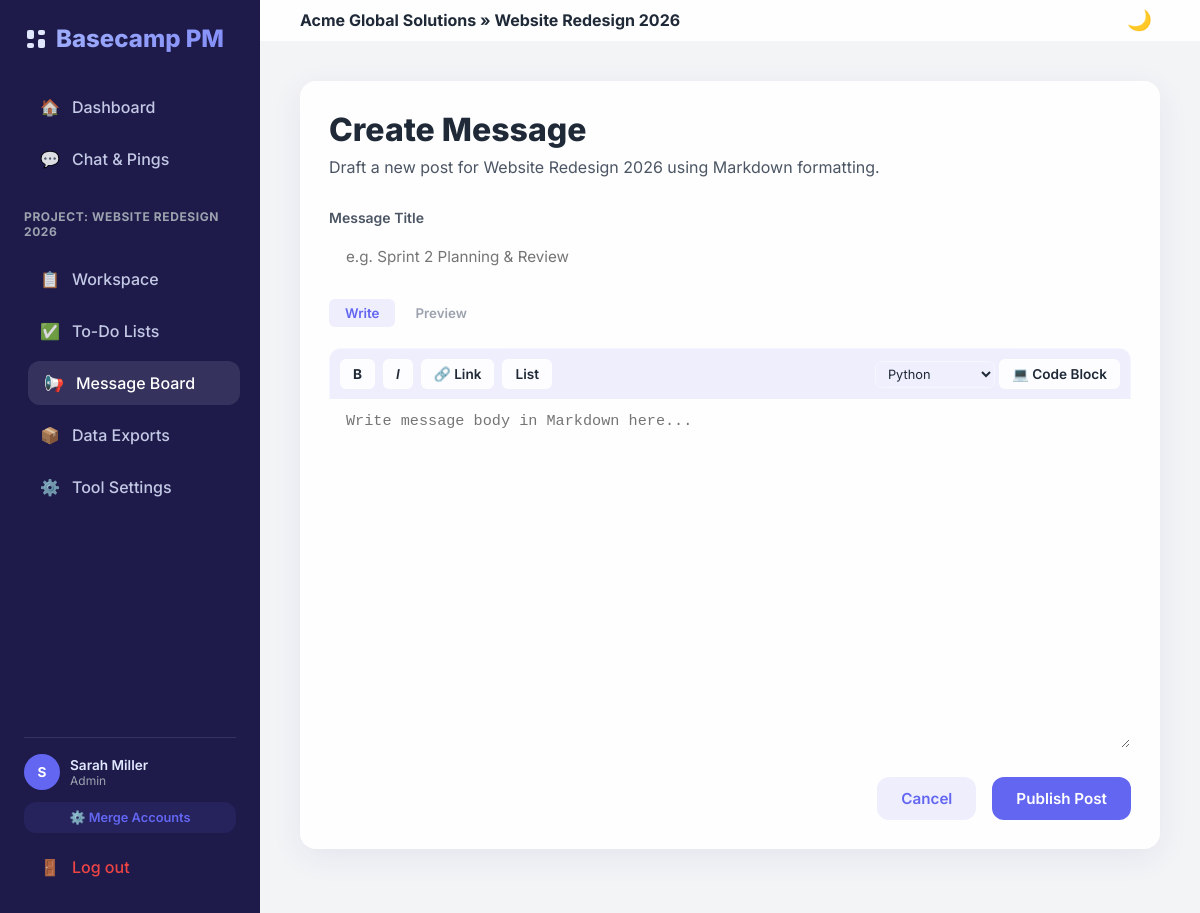
The app's page /projects/1/message-board/create/ (signed in) with its own data.
### projects/models.py (models this page shows, shortened)
class Project(models.Model):
    name = models.CharField(max_length=255)
    description = models.TextField(blank=True)
    company = models.ForeignKey('accounts.Company', on_delete=models.CASCADE, related_name='projects')
    created_by = models.ForeignKey('accounts.User', on_delete=models.SET_NULL, null=True, related_name='created_projects')
    members = models.ManyToManyField('accounts.User', related_name='projects', blank=True)
    created_at = models.DateTimeField(auto_now_add=True)

### accounts/models.py (models this page shows, shortened)
class User(AbstractUser):
    ROLE_ADMIN = 'admin'
    ROLE_MEMBER = 'member'
    ROLE_CLIENT = 'client'
    ROLE_COLLABORATOR = 'collaborator'
    ROLE_CHOICES = [
        (ROLE_ADMIN, 'Admin'),
        (ROLE_MEMBER, 'Organization Member'),
        (ROLE_CLIENT, 'Client'),
        (ROLE_COLLABORATOR, 'Outside Collaborator'),
    ]
    email = models.EmailField(unique=True)
    role = models.CharField(max_length=20, choices=ROLE_CHOICES, default=ROLE_MEMBER)
    is_merged = models.BooleanField(default=False)
    merged_into = models.ForeignKey('self', on_delete=models.SET_NULL, null=True, blank=True, related_name='merged_accounts')
    USERNAME_FIELD = 'email'
    REQUIRED_FIELDS = ['username']

class Company(models.Model):
    name = models.CharField(max_length=255)
    slug = models.SlugField(max_length=255, unique=True)
    created_at = models.DateTimeField(auto_now_add=True)

### communication/views.py (the view, shortened to what this page needs)
# urls.py: path('projects/<int:project_id>/message-board/create/', views.create_post_view, name='create_post'),
@login_required
def create_post_view(request, project_id):
    project = get_object_or_404(Project, id=project_id)
    return render(request, 'communication/create_post.html', {
        'project': project
    })

### templates/communication/create_post.html (shortened to what this page needs)
{% extends 'base.html' %}
{% block content %}
<div style="max-width: 900px; margin: 0 auto;">
    <div class="glass-card">
        <h1 class="page-title">Create Message</h1>
        <p class="page-subtitle">Draft a new post for {{ project.name }} using Markdown formatting.</p>
        <form method="POST">
            <div class="form-group">
                <label for="title">Message Title</label>
                <input type="text" id="title" name="title" class="form-control" placeholder="e.g. Sprint 2 Planning & Review" required>
            </div>
            <div class="editor-tabs">
                <button type="button" class="tab-btn active" id="writeTab">Write</button>
                <button type="button" class="tab-btn" id="previewTab">Preview</button>
            </div>
            <div id="writePanel">
                <div class="editor-toolbar">
                    <button type="button" class="toolbar-btn" onclick="insertFormat('**', '**')"><strong>B</strong></button>
                    <button type="button" class="toolbar-btn" onclick="insertFormat('*', '*')"><em>I</em></button>
                    <button type="button" class="toolbar-btn" onclick="insertFormat('[Link Title](', ')')">🔗 Link</button>
                    <button type="button" class="toolbar-btn" onclick="insertFormat('- ', '')">List</button>
                    <div style="display: inline-flex; align-items: center; gap: 4px; margin-left: auto;">
                        <select id="codeLanguage" class="form-control" style="padding: 4px 8px; font-size: 0.8rem; width: 120px; border-radius: 6px; margin-bottom: 0;">
                            <option value="python">Python</option>
                        </select>
                        <button type="button" class="toolbar-btn" onclick="insertCodeBlock()">💻 Code Block</button>
                    </div>
                </div>
                <textarea id="content" name="content" class="form-control editor-textarea" placeholder="Write message body in Markdown here..." required></textarea>
            </div>
            <div style="display: flex; gap: 16px; justify-content: flex-end; margin-top: 24px;">
                <a href="{% url 'message_board' project.id %}" class="btn btn-secondary">Cancel</a>
                <button type="submit" class="btn btn-primary">Publish Post</button>
            </div>
        </form>
    </div>
</div>
{% endblock %}

### templates/base.html (shortened to what this page needs)
{% load static %}
<!DOCTYPE html>
<html lang="en">
<head>
    <link rel="stylesheet" href="https://cdnjs.cloudflare.com/ajax/libs/highlight.js/11.8.0/styles/github-dark.min.css">
    <link rel="stylesheet" href="{% static 'css/style.css' %}">
</head>
<body>
    <div class="app-container">
        {% if user.is_authenticated %}
        <aside class="sidebar">
            <div class="sidebar-brand">
                <span>Basecamp PM</span>
            </div>
            <nav class="sidebar-nav">
                <a href="{% url 'dashboard' %}" class="nav-item {% if request.resolver_match.url_name == 'dashboard' %}active{% endif %}">
                    <span>🏠</span> Dashboard
                </a>
                <a href="{% url 'chat_hub' %}" class="nav-item {% if 'chat' in request.path %}active{% endif %}">
                    <span>💬</span> Chat & Pings
                </a>
                {% if project %}
                <div style="margin: 20px 0 10px 0; font-size: 0.75rem; text-transform: uppercase; letter-spacing: 0.05em; color: var(--text-muted); font-weight: 700;">
                    Project: {{ project.name }}
                </div>
                <a href="{% url 'project_detail' project.id %}" class="nav-item {% if request.resolver_match.url_name == 'project_detail' %}active{% endif %}">
                    <span>📋</span> Workspace
                </a>
                {% if 'todo' in enabled_keys or not enabled_keys %}
                <a href="{% url 'todo_lists' project.id %}" class="nav-item {% if 'todo' in request.path %}active{% endif %}">
                    <span>✅</span> {{ tool_names.todo|default:"To-Do Lists" }}
                </a>
                {% endif %}
                {% if 'message_board' in enabled_keys or not enabled_keys %}
                <a href="{% url 'message_board' project.id %}" class="nav-item {% if 'message-board' in request.path %}active{% endif %}">
                    <span>📢</span> {{ tool_names.message_board|default:"Message Board" }}
                </a>
                {% endif %}
                {% if 'integrations' in enabled_keys or not enabled_keys %}
                <a href="{% url 'export_list' project.id %}" class="nav-item {% if 'exports' in request.path %}active{% endif %}">
                    <span>📦</span> Data Exports
                </a>
                {% endif %}
                {% if user.role == 'admin' or project.created_by == user %}
                <a href="{% url 'configure_tools' project.id %}" class="nav-item {% if 'configure' in request.path %}active{% endif %}">
                    <span>⚙️</span> Tool Settings
                </a>
                {% endif %}
                {% endif %}
            </nav>
            <div class="sidebar-footer">
                <div class="user-badge">
                    <div class="user-avatar">
                        {{ user.first_name|slice:":1"|upper }}
                    </div>
                    <div>
                        <div style="font-weight: 600;">{{ user.first_name }} {{ user.last_name }}</div>
                        <div style="color: var(--text-muted); font-size: 0.75rem;">{{ user.get_role_display }}</div>
                    </div>
                </div>
                {% if user.role == 'admin' %}
                <a href="{% url 'merge_users' %}" class="btn btn-secondary" style="padding: 8px 12px; font-size: 0.8rem; width: 100%;">
                    ⚙️ Merge Accounts
                </a>
                {% endif %}
                <a href="{% url 'logout' %}" class="nav-item" style="color: var(--danger); opacity: 1;">
                    <span>🚪</span> Log out
                </a>
            </div>
        </aside>
        {% endif %}
        <div class="main-wrapper">
            {% if user.is_authenticated %}
            <header class="top-navbar">
                <div>
                    <h4 style="font-weight: 700;">
                        {% if project %}
                            {{ project.company.name }} &raquo; {{ project.name }}
                        {% else %}
                            Workspace Dashboard
                        {% endif %}
                    </h4>
                </div>
                <div class="navbar-actions">
                    <button class="theme-toggle-btn" id="themeToggle" title="Toggle theme">
                    </button>
                </div>
            </header>
            {% endif %}
            <main class="content-body">
                {% block content %}{% endblock %}
            </main>
        </div>
    </div>
</body>
</html>

### static/css/style.css (style rules this page uses)
:root { --bg-color: #f3f4f6; --card-bg: rgba(255, 255, 255, 0.85); --card-border: rgba(255, 255, 255, 0.4); --text-primary: #1f2937; --text-secondary: #4b5563; --text-muted: #9ca3af; --accent: #6366f1; --accent-hover: #4f46e5; --accent-light: rgba(99, 102, 241, 0.1); --danger: #ef4444; --danger-hover: #dc2626; --success: #10b981; --warning: #f59e0b; --sidebar-bg: #1e1b4b; --sidebar-text: #e0e7ff; --shadow: 0 8px 32px 0 rgba(31, 38, 135, 0.07); --border-radius: 16px; --transition: all 0.3s cubic-bezier(0.4, 0, 0.2, 1); }
* { margin: 0; padding: 0; box-sizing: border-box; font-family: 'Inter', system-ui, -apple-system, sans-serif; }
body { background-color: var(--bg-color); color: var(--text-primary); min-height: 100vh; display: flex; overflow-x: hidden; transition: background-color 0.3s ease; }
.app-container { display: flex; width: 100vw; min-height: 100vh; }
.sidebar { width: 260px; background-color: var(--sidebar-bg); color: var(--sidebar-text); display: flex; flex-direction: column; padding: 24px; flex-shrink: 0; z-index: 100; transition: var(--transition); }
.sidebar-brand { font-size: 1.5rem; font-weight: 800; margin-bottom: 32px; display: flex; align-items: center; gap: 8px; background: linear-gradient(135deg, #a5b4fc 0%, #818cf8 100%); -webkit-background-clip: text; -webkit-text-fill-color: transparent; }
.sidebar-nav { display: flex; flex-direction: column; gap: 8px; flex-grow: 1; }
.nav-item { display: flex; align-items: center; gap: 12px; padding: 12px 16px; color: var(--sidebar-text); text-decoration: none; font-weight: 500; border-radius: 12px; opacity: 0.85; transition: var(--transition); }
.nav-item:hover, .nav-item.active { background-color: rgba(255, 255, 255, 0.1); opacity: 1; color: #fff; transform: translateX(4px); }
.sidebar-footer { padding-top: 16px; border-top: 1px solid rgba(255, 255, 255, 0.1); display: flex; flex-direction: column; gap: 12px; }
.user-badge { display: flex; align-items: center; gap: 10px; font-size: 0.85rem; }
.user-avatar { width: 36px; height: 36px; border-radius: 50%; background-color: var(--accent); color: #fff; display: flex; align-items: center; justify-content: center; font-weight: 700; }
.main-wrapper { flex-grow: 1; display: flex; flex-direction: column; height: 100vh; overflow-y: auto; }
.top-navbar { height: 70px; background-color: var(--card-bg); backdrop-filter: blur(12px); -webkit-backdrop-filter: blur(12px); border-bottom: 1px solid var(--card-border); display: flex; align-items: center; justify-content: space-between; padding: 0 40px; position: sticky; top: 0; z-index: 50; transition: var(--transition); }
.navbar-actions { display: flex; align-items: center; gap: 20px; }
.content-body { padding: 40px; flex-grow: 1; max-width: 1400px; width: 100%; margin: 0 auto; }
.glass-card { background-color: var(--card-bg); backdrop-filter: blur(16px); -webkit-backdrop-filter: blur(16px); border: 1px solid var(--card-border); border-radius: var(--border-radius); padding: 28px; box-shadow: var(--shadow); transition: var(--transition); margin-bottom: 24px; }
.btn { display: inline-flex; align-items: center; justify-content: center; gap: 8px; padding: 12px 24px; border-radius: 12px; font-weight: 600; text-decoration: none; border: none; cursor: pointer; transition: var(--transition); font-size: 0.95rem; }
.btn-primary { background-color: var(--accent); color: white; }
.btn-secondary { background-color: var(--accent-light); color: var(--accent); }
.form-group { margin-bottom: 20px; }
.form-group label { display: block; font-size: 0.875rem; font-weight: 600; margin-bottom: 8px; color: var(--text-secondary); }
.form-control { width: 100%; padding: 12px 16px; border-radius: 12px; border: 1px solid var(--card-border); background-color: rgba(255, 255, 255, 0.05); color: var(--text-primary); outline: none; font-size: 0.95rem; transition: var(--transition); }
.page-title { font-size: 2rem; font-weight: 800; margin-bottom: 8px; }
.page-subtitle { color: var(--text-secondary); font-size: 1rem; margin-bottom: 32px; }
.theme-toggle-btn { background: none; border: none; cursor: pointer; font-size: 1.25rem; padding: 8px; border-radius: 50%; display: flex; align-items: center; justify-content: center; color: var(--text-primary); transition: var(--transition); }

### records on screen
Project: name "WEBSITE REDESIGN 2026", company.name "Acme Global Solutions", name "Website Redesign 2026"
User: first_name "S", first_name "Sarah", last_name "Miller", role "Admin"

### other values on screen
{{ tool_names.todo|default:"To-Do Lists" }} "To-Do Lists"
{{ tool_names.message_board|default:"Message Board" }} "Message Board"
